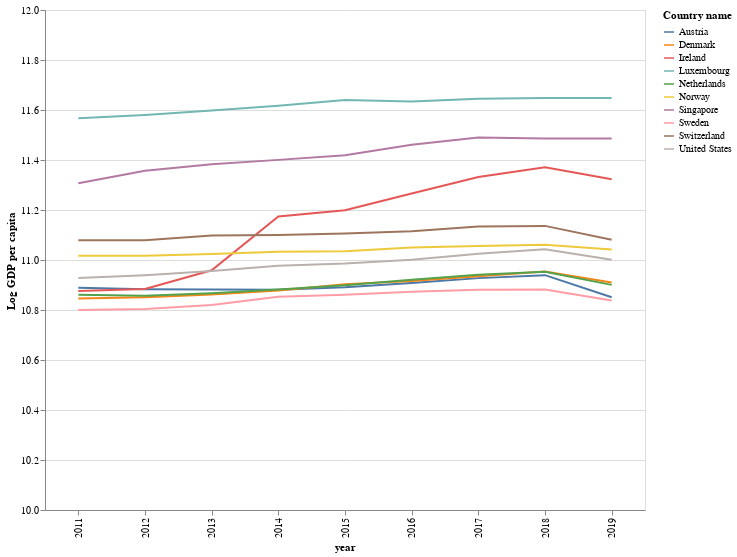

Source (notebook cell):
### Code cell
gdp_graph = alt.Chart(top10GDP).mark_line().encode(
      x="year:O",
      y=alt.Y("Log GDP per capita",scale=alt.Scale(domain=[10, 12])),
      color="Country name"
).properties(width=600, height=500)
gdp_graph

### Figure 1 — Vega-Lite specification as saved in the notebook (floating-point values rounded to 4 significant figures)
{"config": {"view": {"continuousWidth": 400, "continuousHeight": 300}}, "data": {"name": "data-bd813715e2b0c865863551e94f9e91bb"}, "mark": "line", "encoding": {"color": {"type": "nominal", "field": "Country name"}, "x": {"type": "ordinal", "field": "year"}, "y": {"type": "quantitative", "field": "Log GDP per capita", "scale": {"domain": [10, 12]}}}, "height": 500, "width": 600, "$schema": "https://vega.github.io/schema/vega-lite/v4.8.1.json", "datasets": {"data-bd813715e2b0c865863551e94f9e91bb": [{"Country name": "Austria", "year": 2011, "Life Ladder": 7.401, "Log GDP per capita": 10.89, "Social support": 0.9451, "Healthy life expectancy at birth": 71.68, "Freedom to make life choices": 0.9197, "Generosity": 0.1178, "Perceptions of corruption": 0.7706, "Positive affect": 0.8222, "Negative affect": 0.1567, "Individuals (%) with Internet access": 78.74}, {"Country name": "Austria", "year": 2012, "Life Ladder": 7.499, "Log GDP per capita": 10.88, "Social support": 0.9498, "Healthy life expectancy at birth": 71.82, "Freedom to make life choices": 0.9217, "Generosity": 0.1682, "Perceptions of corruption": 0.6789, "Positive affect": 0.7873, "Negative affect": 0.1626, "Individuals (%) with Internet access": 80.03}, {"Country name": "Austria", "year": 2013, "Life Ladder": 6.95, "Log GDP per capita": 10.88, "Social support": 0.8989, "Healthy life expectancy at birth": 71.96, "Freedom to make life choices": 0.885, "Generosity": 0.1176, "Perceptions of corruption": 0.5669, "Positive affect": 0.7797, "Negative affect": 0.1701, "Individuals (%) with Internet access": 80.62}, {"Country name": "Austria", "year": 2014, "Life Ladder": 7.076, "Log GDP per capita": 10.88, "Social support": 0.9281, "Healthy life expectancy at birth": 72.1, "Freedom to make life choices": 0.9003, "Generosity": 0.09889, "Perceptions of corruption": 0.5575, "Positive affect": 0.7983, "Negative affect": 0.1645, "Individuals (%) with Internet access": 81.0}, {"Country name": "Austria", "year": 2015, "Life Ladder": 7.048, "Log GDP per capita": 10.89, "Social support": 0.9263, "Healthy life expectancy at birth": 72.4, "Freedom to make life choices": 0.8885, "Generosity": 0.07975, "Perceptions of corruption": 0.5236, "Positive affect": 0.7559, "Negative affect": 0.1974, "Individuals (%) with Internet access": 83.94}, {"Country name": "Austria", "year": 2016, "Life Ladder": 7.294, "Log GDP per capita": 10.91, "Social support": 0.9062, "Healthy life expectancy at birth": 72.7, "Freedom to make life choices": 0.89, "Generosity": 0.1331, "Perceptions of corruption": 0.5183, "Positive affect": 0.7476, "Negative affect": 0.1803, "Individuals (%) with Internet access": 84.32}, {"Country name": "Austria", "year": 2017, "Life Ladder": 7.396, "Log GDP per capita": 10.93, "Social support": 0.9117, "Healthy life expectancy at birth": 73.0, "Freedom to make life choices": 0.9041, "Generosity": 0.05347, "Perceptions of corruption": 0.5231, "Positive affect": 0.7524, "Negative affect": 0.2261, "Individuals (%) with Internet access": 87.94}, {"Country name": "Austria", "year": 2018, "Life Ladder": 7.195, "Log GDP per capita": 10.94, "Social support": 0.9645, "Healthy life expectancy at birth": 73.3, "Freedom to make life choices": 0.9034, "Generosity": 0.05969, "Perceptions of corruption": 0.4571, "Positive affect": 0.7745, "Negative affect": 0.2052, "Individuals (%) with Internet access": 87.48}, {"Country name": "Austria", "year": 2019, "Life Ladder": 7.213, "Log GDP per capita": 10.85, "Social support": 0.9248, "Healthy life expectancy at birth": 73.6, "Freedom to make life choices": 0.9119, "Generosity": 0.01103, "Perceptions of corruption": 0.4638, "Positive affect": 0.7693, "Negative affect": 0.2065, "Individuals (%) with Internet access": 87.75}, {"Country name": "Denmark", "year": 2011, "Life Ladder": 7.52, "Log GDP per capita": 10.85, "Social support": 0.9514, "Healthy life expectancy at birth": 70.84, "Freedom to make life choices": 0.9326, "Generosity": 0.1388, "Perceptions of corruption": 0.1874, "Positive affect": 0.7738, "Negative affect": 0.2086, "Individuals (%) with Internet access": 89.81}, {"Country name": "Denmark", "year": 2012, "Life Ladder": 7.589, "Log GDP per capita": 10.85, "Social support": 0.9647, "Healthy life expectancy at birth": 71.06, "Freedom to make life choices": 0.9203, "Generosity": 0.2148, "Perceptions of corruption": 0.17, "Positive affect": 0.8623, "Negative affect": 0.1947, "Individuals (%) with Internet access": 92.26}, {"Country name": "Denmark", "year": 2013, "Life Ladder": 7.508, "Log GDP per capita": 10.86, "Social support": 0.9563, "Healthy life expectancy at birth": 71.28, "Freedom to make life choices": 0.9416, "Generosity": 0.118, "Perceptions of corruption": 0.2372, "Positive affect": 0.8325, "Negative affect": 0.2326, "Individuals (%) with Internet access": 94.63}, {"Country name": "Denmark", "year": 2014, "Life Ladder": 7.514, "Log GDP per capita": 10.88, "Social support": 0.9597, "Healthy life expectancy at birth": 71.5, "Freedom to make life choices": 0.9414, "Generosity": 0.2221, "Perceptions of corruption": 0.191, "Positive affect": 0.8292, "Negative affect": 0.2176, "Individuals (%) with Internet access": 95.99}, {"Country name": "Denmark", "year": 2015, "Life Ladder": 7.558, "Log GDP per capita": 10.9, "Social support": 0.9545, "Healthy life expectancy at birth": 71.8, "Freedom to make life choices": 0.9482, "Generosity": 0.1378, "Perceptions of corruption": 0.2099, "Positive affect": 0.8361, "Negative affect": 0.2076, "Individuals (%) with Internet access": 96.33}, {"Country name": "Denmark", "year": 2016, "Life Ladder": 7.594, "Log GDP per capita": 10.92, "Social support": 0.9521, "Healthy life expectancy at birth": 72.1, "Freedom to make life choices": 0.9554, "Generosity": 0.1554, "Perceptions of corruption": 0.1811, "Positive affect": 0.8237, "Negative affect": 0.2058, "Individuals (%) with Internet access": 96.97}, {"Country name": "Denmark", "year": 2017, "Life Ladder": 7.649, "Log GDP per capita": 10.93, "Social support": 0.9582, "Healthy life expectancy at birth": 72.4, "Freedom to make life choices": 0.9354, "Generosity": 0.018, "Perceptions of corruption": 0.1506, "Positive affect": 0.8214, "Negative affect": 0.2061, "Individuals (%) with Internet access": 97.1}, {"Country name": "Denmark", "year": 2018, "Life Ladder": 7.693, "Log GDP per capita": 10.95, "Social support": 0.9577, "Healthy life expectancy at birth": 72.7, "Freedom to make life choices": 0.9633, "Generosity": 0.02032, "Perceptions of corruption": 0.1742, "Positive affect": 0.8619, "Negative affect": 0.1811, "Individuals (%) with Internet access": 97.32}, {"Country name": "Denmark", "year": 2019, "Life Ladder": 7.515, "Log GDP per capita": 10.91, "Social support": 0.9474, "Healthy life expectancy at birth": 73.0, "Freedom to make life choices": 0.9379, "Generosity": 0.05229, "Perceptions of corruption": 0.2138, "Positive affect": 0.8177, "Negative affect": 0.2271, "Individuals (%) with Internet access": 98.05}, {"Country name": "Ireland", "year": 2011, "Life Ladder": 6.965, "Log GDP per capita": 10.88, "Social support": 0.9618, "Healthy life expectancy at birth": 71.7, "Freedom to make life choices": 0.9022, "Generosity": 0.3023, "Perceptions of corruption": 0.5726, "Positive affect": 0.8352, "Negative affect": 0.2367, "Individuals (%) with Internet access": 74.89}, {"Country name": "Ireland", "year": 2012, "Life Ladder": 6.76, "Log GDP per capita": 10.88, "Social support": 0.9552, "Healthy life expectancy at birth": 71.8, "Freedom to make life choices": 0.8838, "Generosity": 0.3314, "Perceptions of corruption": 0.5584, "Positive affect": 0.8143, "Negative affect": 0.2453, "Individuals (%) with Internet access": 76.92}, {"Country name": "Ireland", "year": 2013, "Life Ladder": 7.018, "Log GDP per capita": 10.96, "Social support": 0.9677, "Healthy life expectancy at birth": 71.9, "Freedom to make life choices": 0.9216, "Generosity": 0.2636, "Perceptions of corruption": 0.406, "Positive affect": 0.7843, "Negative affect": 0.2287, "Individuals (%) with Internet access": 78.25}, {"Country name": "Ireland", "year": 2014, "Life Ladder": 6.83, "Log GDP per capita": 11.17, "Social support": 0.9529, "Healthy life expectancy at birth": 72.0, "Freedom to make life choices": 0.8923, "Generosity": 0.2326, "Perceptions of corruption": 0.4088, "Positive affect": 0.7993, "Negative affect": 0.2253, "Individuals (%) with Internet access": 83.49}, {"Country name": "Ireland", "year": 2015, "Life Ladder": 7.041, "Log GDP per capita": 11.2, "Social support": 0.9581, "Healthy life expectancy at birth": 72.1, "Freedom to make life choices": 0.8746, "Generosity": 0.1743, "Perceptions of corruption": 0.3985, "Positive affect": 0.8092, "Negative affect": 0.2111, "Individuals (%) with Internet access": 83.49}, {"Country name": "Ireland", "year": 2016, "Life Ladder": 7.06, "Log GDP per capita": 11.27, "Social support": 0.9435, "Healthy life expectancy at birth": 72.2, "Freedom to make life choices": 0.9053, "Generosity": 0.2165, "Perceptions of corruption": 0.3371, "Positive affect": 0.8334, "Negative affect": 0.2128, "Individuals (%) with Internet access": 83.49}, {"Country name": "Ireland", "year": 2017, "Life Ladder": 6.962, "Log GDP per capita": 11.33, "Social support": 0.9379, "Healthy life expectancy at birth": 72.3, "Freedom to make life choices": 0.8615, "Generosity": 0.1442, "Perceptions of corruption": 0.3622, "Positive affect": 0.8109, "Negative affect": 0.2131, "Individuals (%) with Internet access": 84.11}, {"Country name": "Ireland", "year": 2018, "Life Ladder": 7.255, "Log GDP per capita": 11.37, "Social support": 0.9437, "Healthy life expectancy at birth": 72.4, "Freedom to make life choices": 0.8925, "Generosity": 0.07361, "Perceptions of corruption": 0.3728, "Positive affect": 0.807, "Negative affect": 0.2233, "Individuals (%) with Internet access": 84.52}, {"Country name": "Ireland", "year": 2019, "Life Ladder": 7.035, "Log GDP per capita": 11.32, "Social support": 0.9603, "Healthy life expectancy at birth": 72.5, "Freedom to make life choices": 0.8821, "Generosity": 0.01382, "Perceptions of corruption": 0.3556, "Positive affect": 0.7967, "Negative affect": 0.2464, "Individuals (%) with Internet access": 84.52}, {"Country name": "Luxembourg", "year": 2011, "Life Ladder": 6.964, "Log GDP per capita": 11.57, "Social support": 0.9139, "Healthy life expectancy at birth": 72.06, "Freedom to make life choices": 0.9165, "Generosity": 0.05867, "Perceptions of corruption": 0.4028, "Positive affect": 0.8152, "Negative affect": 0.2274, "Individuals (%) with Internet access": 90.03}, {"Country name": "Luxembourg", "year": 2012, "Life Ladder": 7.131, "Log GDP per capita": 11.58, "Social support": 0.9167, "Healthy life expectancy at birth": 72.24, "Freedom to make life choices": 0.7897, "Generosity": -0.05424, "Perceptions of corruption": 0.3008, "Positive affect": 0.6404, "Negative affect": 0.1848, "Individuals (%) with Internet access": 91.95}, {"Country name": "Luxembourg", "year": 2013, "Life Ladder": 6.891, "Log GDP per capita": 11.6, "Social support": 0.8755, "Healthy life expectancy at birth": 72.42, "Freedom to make life choices": 0.938, "Generosity": 0.1059, "Perceptions of corruption": 0.3663, "Positive affect": 0.8031, "Negative affect": 0.1704, "Individuals (%) with Internet access": 93.78}, {"Country name": "Luxembourg", "year": 2014, "Life Ladder": 6.702, "Log GDP per capita": 11.62, "Social support": 0.9336, "Healthy life expectancy at birth": 72.6, "Freedom to make life choices": 0.9323, "Generosity": 0.0521, "Perceptions of corruption": 0.3754, "Positive affect": 0.7574, "Negative affect": 0.1931, "Individuals (%) with Internet access": 94.67}, {"Country name": "Luxembourg", "year": 2015, "Life Ladder": 6.967, "Log GDP per capita": 11.64, "Social support": 0.9413, "Healthy life expectancy at birth": 72.6, "Freedom to make life choices": 0.8824, "Generosity": 0.0187, "Perceptions of corruption": 0.3563, "Positive affect": 0.7579, "Negative affect": 0.1923, "Individuals (%) with Internet access": 96.38}, {"Country name": "Luxembourg", "year": 2016, "Life Ladder": 7.061, "Log GDP per capita": 11.63, "Social support": 0.9054, "Healthy life expectancy at birth": 72.6, "Freedom to make life choices": 0.9028, "Generosity": 0.0441, "Perceptions of corruption": 0.3302, "Positive affect": 0.7658, "Negative affect": 0.1845, "Individuals (%) with Internet access": 98.14}, {"Country name": "Luxembourg", "year": 2017, "Life Ladder": 7.243, "Log GDP per capita": 11.64, "Social support": 0.9022, "Healthy life expectancy at birth": 72.6, "Freedom to make life choices": 0.8839, "Generosity": -0.02176, "Perceptions of corruption": 0.3851, "Positive affect": 0.7503, "Negative affect": 0.2019, "Individuals (%) with Internet access": 97.36}, {"Country name": "Luxembourg", "year": 2018, "Life Ladder": 7.404, "Log GDP per capita": 11.65, "Social support": 0.9121, "Healthy life expectancy at birth": 72.6, "Freedom to make life choices": 0.9303, "Generosity": -0.04506, "Perceptions of corruption": 0.3896, "Positive affect": 0.7892, "Negative affect": 0.2116, "Individuals (%) with Internet access": 97.06}, {"Country name": "Luxembourg", "year": 2019, "Life Ladder": 7.404, "Log GDP per capita": 11.65, "Social support": 0.9121, "Healthy life expectancy at birth": 72.6, "Freedom to make life choices": 0.9303, "Generosity": -0.04506, "Perceptions of corruption": 0.3896, "Positive affect": 0.7892, "Negative affect": 0.2116, "Individuals (%) with Internet access": 97.06}, {"Country name": "Netherlands", "year": 2011, "Life Ladder": 7.471, "Log GDP per capita": 10.86, "Social support": 0.9389, "Healthy life expectancy at birth": 71.64, "Freedom to make life choices": 0.8771, "Generosity": 0.2881, "Perceptions of corruption": 0.4338, "Positive affect": 0.8606, "Negative affect": 0.2263, "Individuals (%) with Internet access": 91.42}, {"Country name": "Netherlands", "year": 2012, "Life Ladder": 7.407, "Log GDP per capita": 10.86, "Social support": 0.9247, "Healthy life expectancy at birth": 71.76, "Freedom to make life choices": 0.919, "Generosity": 0.3045, "Perceptions of corruption": 0.5045, "Positive affect": 0.8668, "Negative affect": 0.2354, "Individuals (%) with Internet access": 92.86}, {"Country name": "Netherlands", "year": 2013, "Life Ladder": 7.321, "Log GDP per capita": 10.87, "Social support": 0.909, "Healthy life expectancy at birth": 71.88, "Freedom to make life choices": 0.9102, "Generosity": 0.3313, "Perceptions of corruption": 0.4569, "Positive affect": 0.8678, "Negative affect": 0.2207, "Individuals (%) with Internet access": 93.96}, {"Country name": "Netherlands", "year": 2014, "Life Ladder": 7.324, "Log GDP per capita": 10.88, "Social support": 0.879, "Healthy life expectancy at birth": 72.0, "Freedom to make life choices": 0.904, "Generosity": 0.2614, "Perceptions of corruption": 0.4118, "Positive affect": 0.8341, "Negative affect": 0.2021, "Individuals (%) with Internet access": 91.67}, {"Country name": "Netherlands", "year": 2015, "Life Ladder": 7.541, "Log GDP per capita": 10.9, "Social support": 0.9259, "Healthy life expectancy at birth": 72.1, "Freedom to make life choices": 0.9073, "Generosity": 0.2387, "Perceptions of corruption": 0.4333, "Positive affect": 0.8384, "Negative affect": 0.2149, "Individuals (%) with Internet access": 91.72}, {"Country name": "Netherlands", "year": 2016, "Life Ladder": 7.459, "Log GDP per capita": 10.92, "Social support": 0.9365, "Healthy life expectancy at birth": 72.2, "Freedom to make life choices": 0.9203, "Generosity": 0.2504, "Perceptions of corruption": 0.3631, "Positive affect": 0.8522, "Negative affect": 0.1845, "Individuals (%) with Internet access": 90.41}, {"Country name": "Netherlands", "year": 2017, "Life Ladder": 7.463, "Log GDP per capita": 10.94, "Social support": 0.9394, "Healthy life expectancy at birth": 72.3, "Freedom to make life choices": 0.92, "Generosity": 0.1615, "Perceptions of corruption": 0.3706, "Positive affect": 0.862, "Negative affect": 0.2048, "Individuals (%) with Internet access": 93.2}, {"Country name": "Netherlands", "year": 2018, "Life Ladder": 7.425, "Log GDP per capita": 10.95, "Social support": 0.9415, "Healthy life expectancy at birth": 72.4, "Freedom to make life choices": 0.8856, "Generosity": 0.2125, "Perceptions of corruption": 0.3601, "Positive affect": 0.8383, "Negative affect": 0.2305, "Individuals (%) with Internet access": 92.57}, {"Country name": "Netherlands", "year": 2019, "Life Ladder": 7.504, "Log GDP per capita": 10.9, "Social support": 0.944, "Healthy life expectancy at birth": 72.5, "Freedom to make life choices": 0.9345, "Generosity": 0.1513, "Perceptions of corruption": 0.2806, "Positive affect": 0.784, "Negative affect": 0.2465, "Individuals (%) with Internet access": 93.29}, {"Country name": "Norway", "year": 2011, "Life Ladder": 7.678, "Log GDP per capita": 11.02, "Social support": 0.9477, "Healthy life expectancy at birth": 72.24, "Freedom to make life choices": 0.9466, "Generosity": 0.1472, "Perceptions of corruption": 0.368, "Positive affect": 0.8227, "Negative affect": 0.2128, "Individuals (%) with Internet access": 93.49}, {"Country name": "Norway", "year": 2012, "Life Ladder": 7.678, "Log GDP per capita": 11.02, "Social support": 0.9477, "Healthy life expectancy at birth": 72.24, "Freedom to make life choices": 0.9466, "Generosity": 0.1472, "Perceptions of corruption": 0.368, "Positive affect": 0.8227, "Negative affect": 0.2128, "Individuals (%) with Internet access": 94.65}, {"Country name": "Norway", "year": 2013, "Life Ladder": 7.444, "Log GDP per capita": 11.02, "Social support": 0.9412, "Healthy life expectancy at birth": 72.68, "Freedom to make life choices": 0.9563, "Generosity": 0.181, "Perceptions of corruption": 0.4048, "Positive affect": 0.8337, "Negative affect": 0.1944, "Individuals (%) with Internet access": 95.05}, {"Country name": "Norway", "year": 2014, "Life Ladder": 7.603, "Log GDP per capita": 11.03, "Social support": 0.9468, "Healthy life expectancy at birth": 72.9, "Freedom to make life choices": 0.9476, "Generosity": 0.2569, "Perceptions of corruption": 0.2988, "Positive affect": 0.8429, "Negative affect": 0.2094, "Individuals (%) with Internet access": 96.3}, {"Country name": "Norway", "year": 2015, "Life Ladder": 7.596, "Log GDP per capita": 11.04, "Social support": 0.9597, "Healthy life expectancy at birth": 73.0, "Freedom to make life choices": 0.9544, "Generosity": 0.1329, "Perceptions of corruption": 0.4097, "Positive affect": 0.8496, "Negative affect": 0.2093, "Individuals (%) with Internet access": 96.81}, {"Country name": "Norway", "year": 2016, "Life Ladder": 7.579, "Log GDP per capita": 11.05, "Social support": 0.9501, "Healthy life expectancy at birth": 73.1, "Freedom to make life choices": 0.953, "Generosity": 0.2364, "Perceptions of corruption": 0.2497, "Positive affect": 0.8491, "Negative affect": 0.2029, "Individuals (%) with Internet access": 97.3}, {"Country name": "Norway", "year": 2017, "Life Ladder": 7.444, "Log GDP per capita": 11.06, "Social support": 0.966, "Healthy life expectancy at birth": 73.2, "Freedom to make life choices": 0.9604, "Generosity": 0.09406, "Perceptions of corruption": 0.2682, "Positive affect": 0.8274, "Negative affect": 0.2119, "Individuals (%) with Internet access": 96.36}, {"Country name": "Norway", "year": 2018, "Life Ladder": 7.442, "Log GDP per capita": 11.06, "Social support": 0.9418, "Healthy life expectancy at birth": 73.3, "Freedom to make life choices": 0.954, "Generosity": 0.1107, "Perceptions of corruption": 0.2706, "Positive affect": 0.8227, "Negative affect": 0.1955, "Individuals (%) with Internet access": 96.49}, {"Country name": "Norway", "year": 2019, "Life Ladder": 7.29, "Log GDP per capita": 11.04, "Social support": 0.956, "Healthy life expectancy at birth": 73.4, "Freedom to make life choices": 0.9646, "Generosity": 0.07515, "Perceptions of corruption": 0.2711, "Positive affect": 0.8231, "Negative affect": 0.216, "Individuals (%) with Internet access": 98.0}, {"Country name": "Singapore", "year": 2011, "Life Ladder": 6.561, "Log GDP per capita": 11.31, "Social support": 0.9045, "Healthy life expectancy at birth": 75.02, "Freedom to make life choices": 0.8218, "Generosity": -0.1487, "Perceptions of corruption": 0.09892, "Positive affect": 0.4828, "Negative affect": 0.1436, "Individuals (%) with Internet access": 71.0}, {"Country name": "Singapore", "year": 2012, "Life Ladder": 6.533, "Log GDP per capita": 11.36, "Social support": 0.8079, "Healthy life expectancy at birth": 75.46, "Freedom to make life choices": 0.8271, "Generosity": 0.1149, "Perceptions of corruption": 0.2424, "Positive affect": 0.7696, "Negative affect": 0.1477, "Individuals (%) with Internet access": 72.0}, {"Country name": "Singapore", "year": 2013, "Life Ladder": 7.062, "Log GDP per capita": 11.38, "Social support": 0.822, "Healthy life expectancy at birth": 75.68, "Freedom to make life choices": 0.8349, "Generosity": 0.1541, "Perceptions of corruption": 0.1326, "Positive affect": 0.841, "Negative affect": 0.1802, "Individuals (%) with Internet access": 80.9}, {"Country name": "Singapore", "year": 2014, "Life Ladder": 6.62, "Log GDP per capita": 11.4, "Social support": 0.8664, "Healthy life expectancy at birth": 75.9, "Freedom to make life choices": 0.8869, "Generosity": 0.1497, "Perceptions of corruption": 0.09894, "Positive affect": 0.8031, "Negative affect": 0.1416, "Individuals (%) with Internet access": 79.03}, {"Country name": "Singapore", "year": 2015, "Life Ladder": 6.033, "Log GDP per capita": 11.42, "Social support": 0.9251, "Healthy life expectancy at birth": 76.2, "Freedom to make life choices": 0.9037, "Generosity": 0.1429, "Perceptions of corruption": 0.04731, "Positive affect": 0.824, "Negative affect": 0.1109, "Individuals (%) with Internet access": 79.01}, {"Country name": "Singapore", "year": 2016, "Life Ladder": 6.378, "Log GDP per capita": 11.46, "Social support": 0.8973, "Healthy life expectancy at birth": 76.5, "Freedom to make life choices": 0.9261, "Generosity": 0.1356, "Perceptions of corruption": 0.1618, "Positive affect": 0.8001, "Negative affect": 0.1793, "Individuals (%) with Internet access": 84.45}, {"Country name": "Singapore", "year": 2017, "Life Ladder": 6.375, "Log GDP per capita": 11.49, "Social support": 0.9028, "Healthy life expectancy at birth": 76.8, "Freedom to make life choices": 0.9161, "Generosity": -0.06586, "Perceptions of corruption": 0.09656, "Positive affect": 0.7871, "Negative affect": 0.1069, "Individuals (%) with Internet access": 84.45}, {"Country name": "Singapore", "year": 2018, "Life Ladder": 6.378, "Log GDP per capita": 11.49, "Social support": 0.9249, "Healthy life expectancy at birth": 77.1, "Freedom to make life choices": 0.938, "Generosity": 0.02723, "Perceptions of corruption": 0.06962, "Positive affect": 0.7226, "Negative affect": 0.1381, "Individuals (%) with Internet access": 88.17}, {"Country name": "Singapore", "year": 2019, "Life Ladder": 6.378, "Log GDP per capita": 11.49, "Social support": 0.9249, "Healthy life expectancy at birth": 77.1, "Freedom to make life choices": 0.938, "Generosity": 0.02723, "Perceptions of corruption": 0.06962, "Positive affect": 0.7226, "Negative affect": 0.1381, "Individuals (%) with Internet access": 88.95}, {"Country name": "Sweden", "year": 2011, "Life Ladder": 7.56, "Log GDP per capita": 10.8, "Social support": 0.9294, "Healthy life expectancy at birth": 72.06, "Freedom to make life choices": 0.9444, "Generosity": 0.1319, "Perceptions of corruption": 0.2535, "Positive affect": 0.8551, "Negative affect": 0.1702, "Individuals (%) with Internet access": 92.77}, {"Country name": "Sweden", "year": 2012, "Life Ladder": 7.434, "Log GDP per capita": 10.8, "Social support": 0.9156, "Healthy life expectancy at birth": 72.14, "Freedom to make life choices": 0.9359, "Generosity": 0.1589, "Perceptions of corruption": 0.3245, "Positive affect": 0.8293, "Negative affect": 0.1844, "Individuals (%) with Internet access": 93.18}, {"Country name": "Sweden", "year": 2013, "Life Ladder": 7.239, "Log GDP per capita": 10.82, "Social support": 0.9327, "Healthy life expectancy at birth": 72.22, "Freedom to make life choices": 0.9453, "Generosity": 0.2017, "Perceptions of corruption": 0.2504, "Positive affect": 0.8357, "Negative affect": 0.2077, "Individuals (%) with Internet access": 94.78}, {"Country name": "Sweden", "year": 2014, "Life Ladder": 7.289, "Log GDP per capita": 10.85, "Social support": 0.9295, "Healthy life expectancy at birth": 72.3, "Freedom to make life choices": 0.9351, "Generosity": 0.2112, "Perceptions of corruption": 0.232, "Positive affect": 0.8179, "Negative affect": 0.191, "Individuals (%) with Internet access": 92.52}, {"Country name": "Sweden", "year": 2015, "Life Ladder": 7.369, "Log GDP per capita": 10.86, "Social support": 0.9121, "Healthy life expectancy at birth": 72.4, "Freedom to make life choices": 0.918, "Generosity": 0.1457, "Perceptions of corruption": 0.2462, "Positive affect": 0.8157, "Negative affect": 0.2006, "Individuals (%) with Internet access": 90.61}, {"Country name": "Sweden", "year": 2016, "Life Ladder": 7.287, "Log GDP per capita": 10.87, "Social support": 0.914, "Healthy life expectancy at birth": 72.5, "Freedom to make life choices": 0.9346, "Generosity": 0.1703, "Perceptions of corruption": 0.2394, "Positive affect": 0.8135, "Negative affect": 0.1751, "Individuals (%) with Internet access": 89.65}, {"Country name": "Sweden", "year": 2017, "Life Ladder": 7.375, "Log GDP per capita": 10.88, "Social support": 0.9307, "Healthy life expectancy at birth": 72.6, "Freedom to make life choices": 0.9417, "Generosity": 0.07669, "Perceptions of corruption": 0.2628, "Positive affect": 0.8227, "Negative affect": 0.1608, "Individuals (%) with Internet access": 93.01}, {"Country name": "Sweden", "year": 2018, "Life Ladder": 7.398, "Log GDP per capita": 10.88, "Social support": 0.9336, "Healthy life expectancy at birth": 72.7, "Freedom to make life choices": 0.9415, "Generosity": 0.09102, "Perceptions of corruption": 0.2501, "Positive affect": 0.8263, "Negative affect": 0.202, "Individuals (%) with Internet access": 93.01}, {"Country name": "Sweden", "year": 2019, "Life Ladder": 7.314, "Log GDP per capita": 10.84, "Social support": 0.9356, "Healthy life expectancy at birth": 72.8, "Freedom to make life choices": 0.9512, "Generosity": 0.09082, "Perceptions of corruption": 0.2034, "Positive affect": 0.7664, "Negative affect": 0.2219, "Individuals (%) with Internet access": 94.49}, {"Country name": "Switzerland", "year": 2011, "Life Ladder": 7.776, "Log GDP per capita": 11.08, "Social support": 0.9469, "Healthy life expectancy at birth": 72.78, "Freedom to make life choices": 0.9454, "Generosity": 0.1386, "Perceptions of corruption": 0.3232, "Positive affect": 0.8591, "Negative affect": 0.176, "Individuals (%) with Internet access": 85.19}, {"Country name": "Switzerland", "year": 2012, "Life Ladder": 7.776, "Log GDP per capita": 11.08, "Social support": 0.9469, "Healthy life expectancy at birth": 72.78, "Freedom to make life choices": 0.9454, "Generosity": 0.1386, "Perceptions of corruption": 0.3232, "Positive affect": 0.8591, "Negative affect": 0.176, "Individuals (%) with Internet access": 85.2}, {"Country name": "Switzerland", "year": 2013, "Life Ladder": 7.493, "Log GDP per capita": 11.1, "Social support": 0.9588, "Healthy life expectancy at birth": 73.06, "Freedom to make life choices": 0.9494, "Generosity": 0.06012, "Perceptions of corruption": 0.2831, "Positive affect": 0.8229, "Negative affect": 0.1888, "Individuals (%) with Internet access": 86.34}, {"Country name": "Switzerland", "year": 2014, "Life Ladder": 7.572, "Log GDP per capita": 11.1, "Social support": 0.9383, "Healthy life expectancy at birth": 73.2, "Freedom to make life choices": 0.9278, "Generosity": 0.1089, "Perceptions of corruption": 0.2095, "Positive affect": 0.8085, "Negative affect": 0.1658, "Individuals (%) with Internet access": 87.4}, {"Country name": "Switzerland", "year": 2015, "Life Ladder": 7.459, "Log GDP per capita": 11.11, "Social support": 0.9276, "Healthy life expectancy at birth": 73.5, "Freedom to make life choices": 0.9339, "Generosity": 0.08844, "Perceptions of corruption": 0.3016, "Positive affect": 0.7795, "Negative affect": 0.2063, "Individuals (%) with Internet access": 87.48}, {"Country name": "Switzerland", "year": 2016, "Life Ladder": 7.474, "Log GDP per capita": 11.11, "Social support": 0.9497, "Healthy life expectancy at birth": 73.8, "Freedom to make life choices": 0.925, "Generosity": 0.1798, "Perceptions of corruption": 0.3162, "Positive affect": 0.774, "Negative affect": 0.1959, "Individuals (%) with Internet access": 89.13}, {"Country name": "Switzerland", "year": 2017, "Life Ladder": 7.509, "Log GDP per capita": 11.13, "Social support": 0.9303, "Healthy life expectancy at birth": 74.1, "Freedom to make life choices": 0.9264, "Generosity": 0.101, "Perceptions of corruption": 0.3013, "Positive affect": 0.7922, "Negative affect": 0.1915, "Individuals (%) with Internet access": 89.69}, {"Country name": "Switzerland", "year": 2018, "Life Ladder": 7.694, "Log GDP per capita": 11.14, "Social support": 0.9485, "Healthy life expectancy at birth": 74.4, "Freedom to make life choices": 0.9132, "Generosity": 0.03622, "Perceptions of corruption": 0.2937, "Positive affect": 0.7979, "Negative affect": 0.1708, "Individuals (%) with Internet access": 89.69}, {"Country name": "Switzerland", "year": 2019, "Life Ladder": 7.508, "Log GDP per capita": 11.08, "Social support": 0.9463, "Healthy life expectancy at birth": 74.7, "Freedom to make life choices": 0.9173, "Generosity": -0.0635, "Perceptions of corruption": 0.2804, "Positive affect": 0.7687, "Negative affect": 0.1932, "Individuals (%) with Internet access": 93.15}, {"Country name": "United States", "year": 2011, "Life Ladder": 7.026, "Log GDP per capita": 10.93, "Social support": 0.9032, "Healthy life expectancy at birth": 68.66, "Freedom to make life choices": 0.8227, "Generosity": 0.2147, "Perceptions of corruption": 0.71, "Positive affect": 0.8338, "Negative affect": 0.2596, "Individuals (%) with Internet access": 69.73}, {"Country name": "United States", "year": 2012, "Life Ladder": 7.249, "Log GDP per capita": 10.94, "Social support": 0.9254, "Healthy life expectancy at birth": 68.64, "Freedom to make life choices": 0.7923, "Generosity": 0.2739, "Perceptions of corruption": 0.7469, "Positive affect": 0.8137, "Negative affect": 0.2603, "Individuals (%) with Internet access": 74.7}, {"Country name": "United States", "year": 2013, "Life Ladder": 7.151, "Log GDP per capita": 10.96, "Social support": 0.9021, "Healthy life expectancy at birth": 68.62, "Freedom to make life choices": 0.8661, "Generosity": 0.2213, "Perceptions of corruption": 0.7023, "Positive affect": 0.8343, "Negative affect": 0.2813, "Individuals (%) with Internet access": 71.4}, {"Country name": "United States", "year": 2014, "Life Ladder": 6.864, "Log GDP per capita": 10.98, "Social support": 0.9036, "Healthy life expectancy at birth": 68.6, "Freedom to make life choices": 0.8488, "Generosity": 0.2195, "Perceptions of corruption": 0.6975, "Positive affect": 0.8139, "Negative affect": 0.2747, "Individuals (%) with Internet access": 73.0}, {"Country name": "United States", "year": 2015, "Life Ladder": 6.804, "Log GDP per capita": 10.99, "Social support": 0.8968, "Healthy life expectancy at birth": 68.5, "Freedom to make life choices": 0.7579, "Generosity": 0.144, "Perceptions of corruption": 0.7389, "Positive affect": 0.8057, "Negative affect": 0.2642, "Individuals (%) with Internet access": 74.55}, {"Country name": "United States", "year": 2016, "Life Ladder": 6.992, "Log GDP per capita": 11.0, "Social support": 0.921, "Healthy life expectancy at birth": 68.4, "Freedom to make life choices": 0.8685, "Generosity": 0.1973, "Perceptions of corruption": 0.6812, "Positive affect": 0.8266, "Negative affect": 0.2683, "Individuals (%) with Internet access": 85.54}, {"Country name": "United States", "year": 2017, "Life Ladder": 6.883, "Log GDP per capita": 11.03, "Social support": 0.9039, "Healthy life expectancy at birth": 68.3, "Freedom to make life choices": 0.8246, "Generosity": 0.1161, "Perceptions of corruption": 0.7099, "Positive affect": 0.8154, "Negative affect": 0.2922, "Individuals (%) with Internet access": 87.27}, {"Country name": "United States", "year": 2018, "Life Ladder": 6.944, "Log GDP per capita": 11.04, "Social support": 0.9167, "Healthy life expectancy at birth": 68.2, "Freedom to make life choices": 0.8361, "Generosity": 0.1443, "Perceptions of corruption": 0.7067, "Positive affect": 0.815, "Negative affect": 0.2438, "Individuals (%) with Internet access": 88.5}, {"Country name": "United States", "year": 2019, "Life Ladder": 7.028, "Log GDP per capita": 11.0, "Social support": 0.9374, "Healthy life expectancy at birth": 68.1, "Freedom to make life choices": 0.8504, "Generosity": 0.0341, "Perceptions of corruption": 0.6781, "Positive affect": 0.7874, "Negative affect": 0.2955, "Individuals (%) with Internet access": 88.5}]}}
